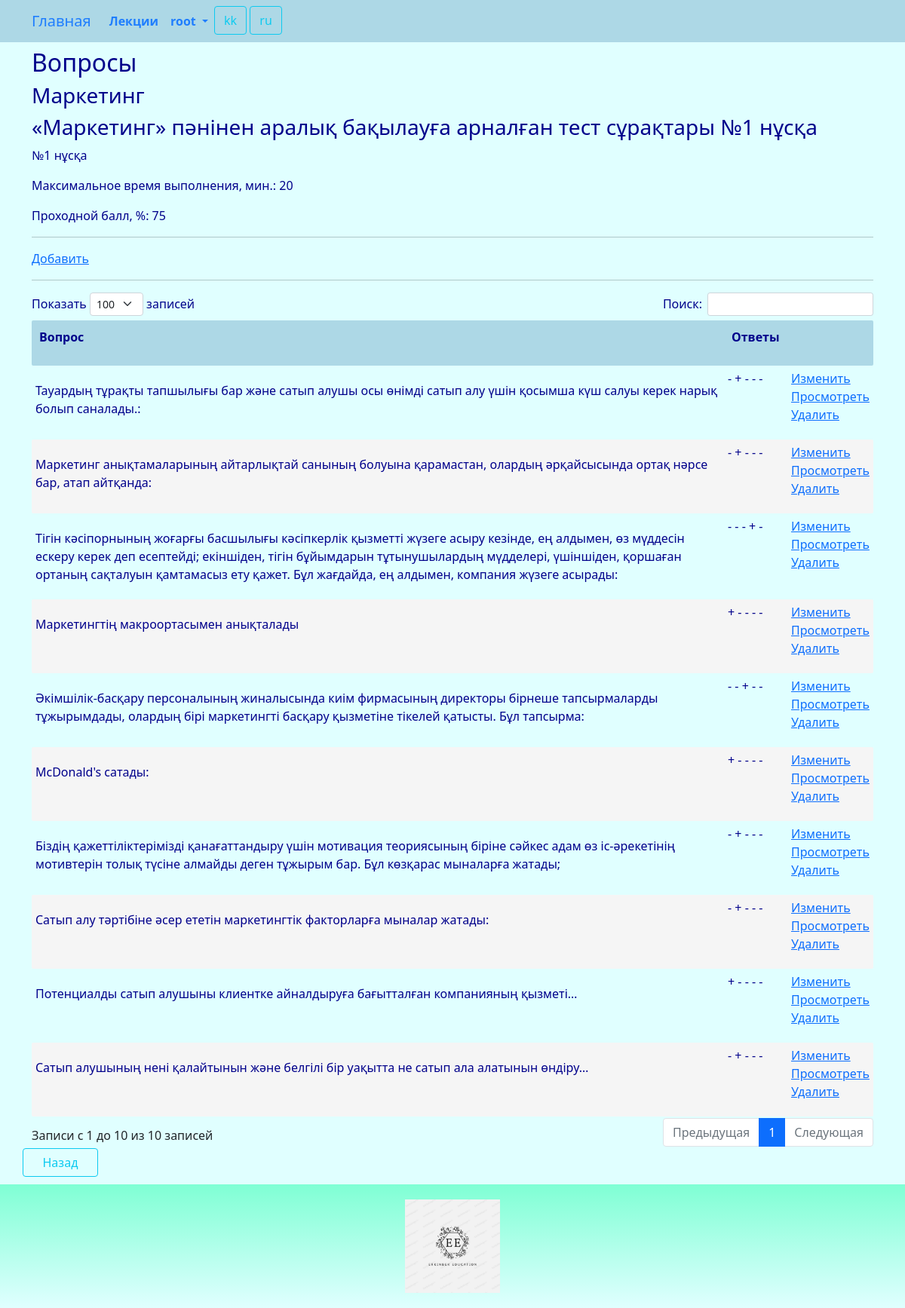
/question/index/1/ (signed in), run on the app's committed database.
### guide/models.py (models this page shows, shortened)
class Teststask(models.Model):
    category = models.ForeignKey(Category, related_name='teststask_category', on_delete=models.CASCADE)
    title = models.CharField(_('teststask_title'), max_length=255)
    details = models.TextField(_('teststask_details'), blank=True, null=True)
    minutes = models.IntegerField(_('minutes'))
    limit = models.IntegerField(_('limit'))
    class Meta:
        db_table = 'teststask'
        indexes = [
            models.Index(fields=['title']),
        ]
        ordering = ['title']

class Category(models.Model):
    title = models.CharField(_('category_title'), max_length=128, unique=True)
    class Meta:
        db_table = 'category'
    def __str__(self):
        return "{}".format(self.title)

class Question(models.Model):
    teststask = models.ForeignKey(Teststask, related_name='question_teststask', on_delete=models.CASCADE)
    question = models.TextField(_('question'))
    photo = models.ImageField(_('photo'), upload_to='images/', blank=True, null=True)
    reply1 = models.TextField(_('reply1'))
    ok1 = models.BooleanField(_('ok1'), default = False)
    reply2 = models.TextField(_('reply2'))
    ok2 = models.BooleanField(_('ok2'), default = False)
    reply3 = models.TextField(_('reply3'), blank=True, null=True)
    ok3 = models.BooleanField(_('ok3'), default = False)
    reply4 = models.TextField(_('reply4'), blank=True, null=True)
    ok4 = models.BooleanField(_('ok4'), default = False)
    reply5 = models.TextField(_('reply5'), blank=True, null=True)
    ok5 = models.BooleanField(_('ok5'), default = False)
    class Meta:
        db_table = 'question'

### guide/views.py (the view)
# urls.py: path('question/index/<int:id>/', views.question_index, name='question_index'),
@login_required
@group_required("Managers")
def question_index(request, id):
    try:
        question = Question.objects.filter(teststask_id=id).order_by('id')
        teststask = Teststask.objects.get(id=id)
        return render(request, "question/index.html", {"question": question, "teststask": teststask})
    except Exception as exception:
        print(exception)
        return HttpResponse(exception)

### guide/views.py (called while the page is built)
def group_required(*group_names):
    def in_groups(u):
        if u.is_authenticated:
            if bool(u.groups.filter(name__in=group_names)) | u.is_superuser:
                return True
        return False
    return user_passes_test(in_groups, login_url='403')

### templates/question/index.html (shortened to what this page needs)
{% extends "base.html" %}
{% load i18n %}
{% block content %}
<h2>{% trans "questions" %}</h2>
<h3>{{ teststask.category }}</h3>
<h3>{{ teststask.title }}</h3>
<p>{{ teststask.details }}</p>
<p>{% trans "minutes" %}: {{ teststask.minutes }}</p>
<p>{% trans "limit" %}: {{ teststask.limit }}</p>
<hr>
<p><a href="{% url 'question_create' teststask.id %}">{% trans "Add" %}</a></p>
<hr>
{% if question.count > 0 %}
<div class="row">
	<table id="myTable" class="table-manager" style="width:100%">
		<thead>
			<tr>
				<th><p>{% trans "question" %}</p></th>
				<th><p>{% trans "answers" %}</p></th>
				<th><p></p></th>
			</tr>
		</thead>
		<tbody>
			{% for q in question %}
			<tr>
				<td><p>{{ q.question | safe | linebreaks }}</p></td>
				<td><p>
					{% if q.ok1 %}+{% else %}-{% endif %}
					{% if q.ok2 %}+{% else %}-{% endif %}
					{% if q.ok3 %}+{% else %}-{% endif %}
					{% if q.ok4 %}+{% else %}-{% endif %}
					{% if q.ok5 %}+{% else %}-{% endif %}
				</p></td>
				<td><p>
					<a href="{% url 'question_edit' q.id %}">{% trans "Change" %}</a> <br>
					<a href="{% url 'question_read' q.id %}">{% trans "View" %}</a> <br>
					<a onclick="return confirm('Удалить запись?')" href="{% url 'question_delete' q.id %}">{% trans "Delete" %}</a>
				</p></td>
			</tr>
			{% endfor %}
		</tbody>
	</table>
</div>
<div class="row">
	<a class="btn btn-outline-info" style="width:100px" href="{% url 'teststask_index' %}">{% trans "Back" %}</a>
</div>
{% endif %}
{% endblock content %}

### templates/base.html (shortened to what this page needs)
<!DOCTYPE html>
{% load static %}
{% load i18n %}
<html>
<head>
	<link href="https://cdn.jsdelivr.net/npm/bootstrap@5.0.2/dist/css/bootstrap.min.css" rel="stylesheet">
	<link rel="stylesheet" href="{% static 'css/styles.css' %}" />
	<link rel="stylesheet" href="{% static 'css/choosen.css' %}" />
</head>
<nav class="navbar navbar-expand-lg justify-content-center">
	<div class="container">
		<div class="collapse navbar-collapse" id="mainMenu">
			<ul class="navbar-nav me-auto mb-2 mb-lg-0">
				<a class="navbar-brand" href="{{ HTTP_HOST }}/">{% trans "Home" %}</a>
				<li class="nav-item">
					<a class="nav-link" href="{% url 'lecture' %}">{% trans "lectures" %}</a>
				</li>
				{% if user.is_authenticated %}
				<li class="nav-item dropdown">
					<a class="nav-link dropdown-toggle" href="#" id="navbarDropdown" role="button" data-bs-toggle="dropdown" aria-expanded="false">
						{{ user.username }}
					</a>
				</li>
				{% else %}
				<form class="form-inline ml-auto">
					<a href="{% url 'login' %}" class="btn btn-outline-secondary">{% trans "Log In" %}</a>
					<a href="{% url 'signup' %}" class="btn btn-primary ml-2">{% trans "Sign up" %}</a>
				</form>
				{% endif %}
				<form action="{% url 'set_language' %}" method="post">
					{% get_current_language as LANGUAGE_CODE %}
					{% get_available_languages as LANGUAGES %}
					{% get_language_info_list for LANGUAGES as languages %}
					{% for language in languages %}
					<button type="submit" class="btn btn-outline-info" name="language" value="{{ language.code }}">
						{{ language.code }}
					</button>
					{% endfor %}
				</form>
			</ul>
		</div>
	</div>
</nav>
<body>
	<div class="container">
		{% block content%}{% endblock content %}
	</div>
</body>
<footer class="container-fluid text-center bg-lightgray">
	<div class="copyrights">
		<img src="{% static 'images/logo.jpg' %}" alt="logo" style="height:144px; padding: 10px;">
	</div>
</footer>
<link rel="stylesheet" href="https://cdn.datatables.net/1.13.8/css/dataTables.bootstrap5.min.css">
<link href="{% static 'css/jquery.fancybox.min.css' %}" rel="stylesheet">
</html>

### static/css/styles.css (style rules this page uses)
:root { --navbar-background-color: LightBlue; --navbar-text-color: #1F7EFE; --main-background-color-light: LightCyan; --main-background-color-dark: LightBlue; --main-text-color: DarkBlue; --main-header-color: DarkBlue; --main-text-attention-color: Purple; --footer-background-color-light: LightCyan; --footer-background-color-dark: Aquamarine; --footer-text-color: Teal; --card-background-color-light: LightCyan; --card-background-color-dark: LightBlue; --card-text-color: SeaGreen; --table-background-color-light: LightCyan; --table-background-color-dark: #F5F5F5; --table-text-color: DarkBlue; --star-size: 30px; --star-color: LightYellow; --star-background: Yellow ; }
.navbar { background-color: var(--navbar-background-color); color: var(--navbar-text-color); }
.navbar .navbar-nav, .navbar .navbar-nav .navbar-text { color: var(--navbar-text-color); }
.navbar ul { background-color: var(--navbar-background-color); color: var(--navbar-text-color); }
.navbar li { background-color: var(--navbar-background-color); color: var(--navbar-text-color); }
.navbar a { background-color: var(--navbar-background-color); color: var(--navbar-text-color); }
.navbar-brand { background-color: var(--navbar-background-color); color: var(--navbar-text-color); }
.nav-item { background-color: var(--navbar-background-color); color: var(--navbar-text-color); font-weight: bold; }
body { background-color: var(--main-background-color-light); }
h1, h2, h3, h4, h5, h6 { color: var(--main-header-color); }
p, ul, li, label { color: var(--main-text-color); }
.table-manager tbody { width: 100%; background-color: var(--main-background-color-light); border: none; margin-top: 20px; margin-bottom: 20px; }
.table-manager thead th { background-color: var(--main-background-color-dark); color: var(--main-text-color); font-weight: bold; text-align: left; padding: 10px; }
.table-manager thead tr th:first-child { border-radius: 2px 0 0 2px; }
.table-manager thead tr th:last-child { border-radius: 0 2px 2px 0; }
.table-manager tbody td { text-align: left; border: none; padding: 5px 5px; vertical-align: top; }
.table-manager tbody tr:nth-child(odd) { background: var(--table-background-color-light); }
.table-manager tbody tr:nth-child(even) { background: var(--table-background-color-dark); }
.table-manager tbody tr td:first-child { border-radius: 2px 0 0 2px; }
.table-manager tbody tr td:last-child { border-radius: 0 2px 2px 0; }
footer { background-image: linear-gradient(top, var(--footer-background-color-dark), var(--footer-background-color-light)); background-image: -o-linear-gradient(top, var(--footer-background-color-dark), var(--footer-background-color-light)); background-image: -moz-linear-gradient(top, var(--footer-background-color-dark), var(--footer-background-color-light)); background-image: -webkit-linear-gradient(top, var(--footer-background-color-dark), var(--footer-background-color-light)); margin-top: 10px; padding: 10px; }

### data on the page
Teststask: category "Маркетинг", title "«Маркетинг» пәнінен аралық бақылауға арналған тест сұрақтары №1 нұсқа", details "№1 нұсқа", minutes "20", limit "75"
Question: question "Тауардың тұрақты тапшылығы бар және сатып алушы осы өнімді сатып алу үшін қосымша күш салуы керек нарық болып саналады.:"
Question: question "Маркетинг анықтамаларының айтарлықтай санының болуына қарамастан, олардың әрқайсысында ортақ нәрсе бар, атап айтқанда:"
Question: question "Тігін кәсіпорнының жоғарғы басшылығы кәсіпкерлік қызметті жүзеге асыру кезінде, ең алдымен, өз мүддесін ескеру керек деп есептейді; екіншіден, тігін бұйымдарын тұтынушылардың мүдделері, үшіншіден, қоршаған ортаның сақталуын қамтамасыз ету қажет. Бұл жағдайда, ең алдымен, компания жүзеге асырады:"
Question: question "Маркетингтің макроортасымен анықталады"
Question: question "Әкімшілік-басқару персоналының жиналысында киім фирмасының директоры бірнеше тапсырмаларды тұжырымдады, олардың бірі маркетингті басқару қызметіне тікелей қатысты. Бұл тапсырма:"
Question: question "McDonald's сатады:"
Question: question "Біздің қажеттіліктерімізді қанағаттандыру үшін мотивация теориясының біріне сәйкес адам өз іс-әрекетінің мотивтерін толық түсіне алмайды деген тұжырым бар. Бұл көзқарас мыналарға жатады;"
Question: question "Сатып алу тәртібіне әсер ететін маркетингтік факторларға мыналар жатады:"
Question: question "Потенциалды сатып алушыны клиентке айналдыруға бағытталған компанияның қызметі…"
Question: question "Сатып алушының нені қалайтынын және белгілі бір уақытта не сатып ала алатынын өндіру…"

### other printed values
{{ user.username }} "root"
{{ language.code }} "kk" "ru"
